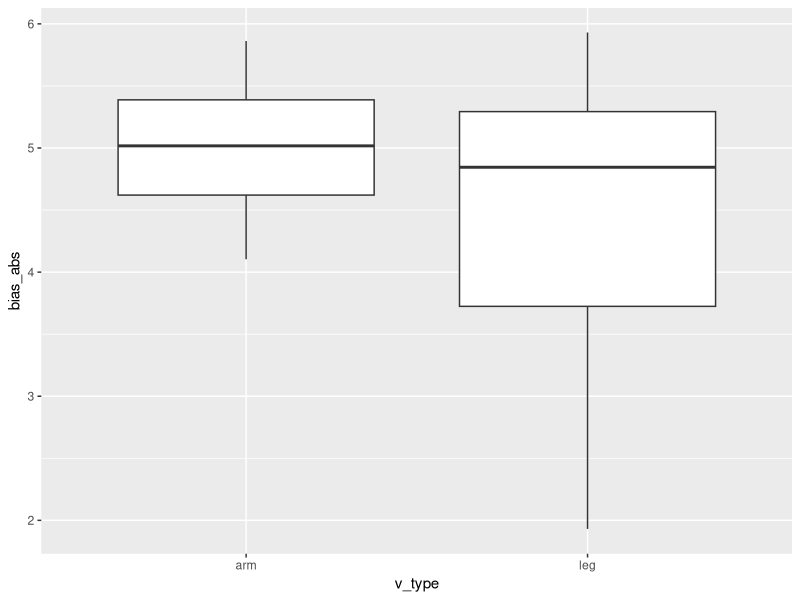

The R source for this figure: (Note: this script raises an error after producing the figure.)
## ---- chunk 1
library("knitr")
library("ggplot2")
library("magrittr")
library("dplyr")
library("tidyr")
library("purrr")
# library(lme4)
# library(GGally)
knitr::opts_chunk$set(echo = TRUE)
## ---- chunk 2
# Read data from disk
arm_leg <- read.csv("development/english-targets_with-info.csv", 
                    fileEncoding = "UTF-8", stringsAsFactors = FALSE) %>%
  rename(v_type = verb_category, score = Score, cogn_bin = cognate_bin)
# Add column that shows absolute bias
arm_leg$bias_abs <- abs(arm_leg$bias)
arm_leg %>% tail() %>% kable(digits = 2)
## ---- chunk 3
ggplot(arm_leg, aes(x = v_type, y = bias_abs)) + geom_boxplot()
## ---- chunk 4
# Lists of arm and leg words arranged according to bias and translation score
arm_leg_ord <- arm_leg %>% 
  split(.$v_type) %>% 
  map(~ arrange(.x, desc(.$bias_abs), desc(.$score))) %>%
  map("verb")
# Show first items in each list
arm_leg_ord %>% map(head)
## ---- chunk 5
mypairs <- function (vbs, verb_type) {
  # Select and shuffle 24 verbs with strongest bias
  strong_bias <- vbs[1 : 24] %>% base::sample()
  rel_df <- dplyr::tibble(
    condition = "related",
    item_type = paste(verb_type, verb_type, sep = "-"),
    prime  = strong_bias[1  : 12],
    target = strong_bias[13 : 24]
  )
  # Nonword pairs with placeholders for nonwords
  nonw_df <- dplyr::tibble(
    condition = "nonword",
    item_type = paste(verb_type, "NW", sep = "-"),
    prime  = base::sample(vbs[25 : length(vbs)], 12),
    target = "NW"
  )
  dplyr::bind_rows(rel_df, nonw_df)
}
## ---- chunk 6
# Create dataframe with related pairs and nonword pairs (where the prime is
# an arm/leg word)
# Make use of imap to access the name of each list using .y shortcut
set.seed(555)
stim_relpairs_df <- imap(arm_leg_ord, ~ mypairs(.x, verb_type = .y)) %>%
  map_df(bind_rows)
stim_relpairs_df
## ---- chunk 7
# Function to create UNRELATED items and combine with related and nonwords
# Note we want to implement counterbalancing (see McNamara, 2005, ch.8)
create_unrel <- function (df) {  # df is going to be stim_relpairs_df
  # the same nonword items appear in lists 1 and 2, so duplicate them...
  nonw <- df %>% dplyr::filter(condition == "nonword") %>% dplyr::bind_rows(., .)
  nonw$list <- rep(1:2, each = nrow(nonw) / 2)  # ...and assign them to each list
  # related items from which to create the unrelated ones:
  rel <- df %>% dplyr::filter(condition == "related")
  # Assign item pairs to 2 lists so half of each item_type is in each list:
  rel$list <- rep(1:2, each = nrow(rel) / 4)
  # Now split df into 4 nested lists (2 > 2) according to List and item_type
  nested <- rel %>% split(.$list) %>% map(~ split(x = ., f = .$item_type))
  
  # function to pair arm targets with leg primes and viceversa
  pair_unrel <- function (l_df) {  # l_df is each list of 2 dataframes in "nested"
    unrel <- tibble(
      condition = "unrelated",
      # The following assumes same number of arm-arm and leg-leg items:
      item_type = c(rep(c("arm-leg", "leg-arm"), each = nrow(l_df[["arm-arm"]]))),
      prime     = c(l_df[["arm-arm"]][["prime"]], l_df[["leg-leg"]][["prime"]]),
      target    = c(l_df[["leg-leg"]][["target"]], l_df[["arm-arm"]][["target"]])
    )
  }
  # unrelated pairs
  unrel <- nested %>% map(pair_unrel) %>% bind_rows()
  # Unrelated pairs go in opposite lists of the related pairs they were created from
  unrel$list <- rep(2:1, each = nrow(rel) / 2)
  # out
  bind_rows(nonw, rel, unrel) %>% dplyr::arrange(condition, item_type, list)
}
set.seed(7777)
stim_df <- create_unrel(stim_relpairs_df)
# Check out the result (and save to disk)
stim_df %T>%
  write.csv("development/check-out_stimuli.csv", fileEncoding = "UTF-8",
            row.names = FALSE) %>%
  kable()
## ---- chunk 8
with(stim_df %>% filter(condition != "nonword"),
     addmargins(table(condition, target, list)))
## ---- chunk 9
with(stim_df %>% filter(condition != "nonword"),
     addmargins(table(condition, prime, list)))
## ---- chunk 10
with(stim_df %>% filter(condition == "nonword"), addmargins(table(prime)))
## ---- chunk 11
with(stim_df, addmargins(table(condition, prime, list)))
## ---- chunk 12
# Load data I've previously downloaded from SPP website
spp_full <- read.csv("development/spp_assoc-related_181205.csv",
                     stringsAsFactors = FALSE) 
# Correct some typos in the data coding
# Relation 1
# levels(spp_full$Relation1)  # see typos
# table(spp_full$Relation1)   # see typos
rel1 <- as.character(spp_full$Relation1)
rel1 <- sub("antonymn", "antonym", rel1)
rel1 <- sub("unclassifed", "unclassified", rel1)
rel1 <- sub("Instrument", "instrument", rel1)
spp_full$Relation1 <- factor(rel1)
# Simplify data frame
spp <- spp_full %>%
  select(Target = TargetWord, Prime, Relation = Relation1, RT = LDT.200ms.RT,
         Acc = LDT.200ms.Acc, Priming_eff = LDT.200ms.RT.Priming,
         Priming_eff_z = LDT.200ms.Z.Priming)
spp %>% head() %>% kable(digits = 3)
## ---- chunk 13
pairs(spp[, c("RT", "Priming_eff", "Priming_eff_z")])
## ---- chunk 14
ggplot(spp, aes(x = Priming_eff, y = Priming_eff_z)) +
  geom_point(alpha = .3) +
  geom_smooth(method = "lm") +
  annotate("text", x = -200, y = 1.5, size = 10, parse = TRUE,
           label = paste("italic(r) == ", 
                         cor(spp$Priming_eff, spp$Priming_eff_z) %>% round(2))
           )
## ---- chunk 15
spp %>% head %>% kable
# Targets
spp_targ <- read.csv("development/spp_targets_181213.csv", stringsAsFactors = FALSE) %>%
  select(Target = TargetWord, tg_SubFreq = SubFreq, tg_LogSubFreq = LogSubFreq,
         tg_POS = POS)
spp_targ %>% head %>% kable
## ---- chunk 16
# Related primes
spp_rel <- read.csv("development/spp_assoc-related_181205.csv", stringsAsFactors = FALSE) %>%
  select(Target = TargetWord, Prime, rel_SubFreq = SubFreq,
         rel_LogSubFreq = LogSubFreq, rel_POS = POS, rel_ELP_LDT_Acc = ELP.LDT.Acc)
spp_rel %>% head %>% kable
## ---- chunk 17
# Unrelated primes
spp_unrel <- read.csv("development/spp_assoc-unrelated_181213.csv", stringsAsFactors = FALSE) %>%
  select(Target = TargetWord, Unrel = Unrelated, unrel_Acc = LDT.200ms.Acc)
spp_unrel %>% head %>% kable
## ---- chunk 18
spp %<>% left_join(spp_targ) %>% left_join(spp_rel) %>% left_join(spp_unrel) %>%
   # reorder columns:
  select(Target : Relation, Unrel, RT, Acc, Priming_eff : rel_POS)
# Save for inspection in other scripts
spp %>% write.csv("development/spp_targets-primes-unrel.csv", row.names = FALSE)
head(spp, 3)
## ---- chunk 19
for (myfreq in c("tg_SubFreq", "tg_LogSubFreq", "rel_SubFreq", "rel_LogSubFreq")) {
  print(ggplot(spp, aes_string(x = myfreq)) + geom_histogram() + ggtitle(myfreq))
}
## ---- chunk 20
summary(spp$tg_SubFreq)
# Remove them to gain some space when printing the object
spp$tg_SubFreq <- NULL
spp$rel_SubFreq <- NULL
## ---- chunk 21
spp_sel <- spp %>% 
  filter(tg_LogSubFreq >= median(tg_LogSubFreq, na.rm = TRUE),
         rel_LogSubFreq >= median(rel_LogSubFreq, na.rm = TRUE))
## ---- chunk 22
spp_sel %>% top_n(50, wt = Priming_eff) %>% arrange(desc(Priming_eff)) %>%
  kable(digits = 2)
## ---- chunk 23
# Based on category: remove backward/forward phrasal association and items
# with no category assigned
stop_list_categ <- c("bpa", "fpa", "")
# Based on Target:
stop_list_target <- c(
  "christ", "jane", "jesus", "push"
)
## ---- chunk 24
spp_sel %<>% filter(! ( Relation %in% stop_list_categ | Target %in% stop_list_target ))
spp_sel %>% top_n(50, wt = Priming_eff) %>% arrange(desc(Priming_eff)) %>%
  kable(digits = 2)
